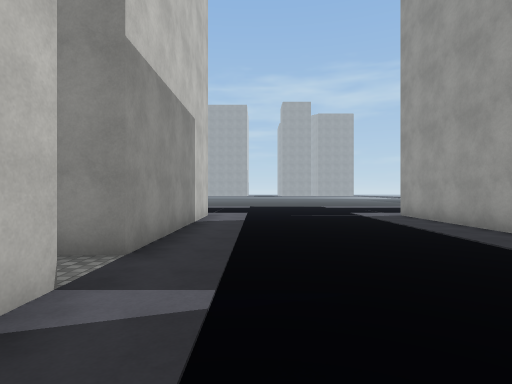
View 1 (above)

24 first-person views from a walk through a scene from a Unity 3-D project. The camera is 1.5 m above the floor, looks level and sees 80° across. The floor is counted in squares, 2 m on a side. Each view is taken from the middle of a square. On the plan, view 1 faces up. The plan holds only what a view shows up to about 10 squares ahead; the rest is blank. The place goes on beyond the plan. Some animated figures are not drawn. Some surface patterns are stand-ins.

View 2
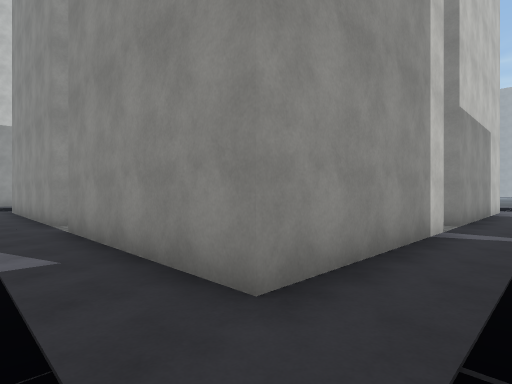

View 3
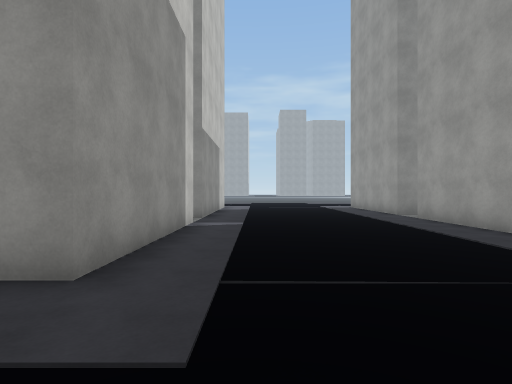

View 4
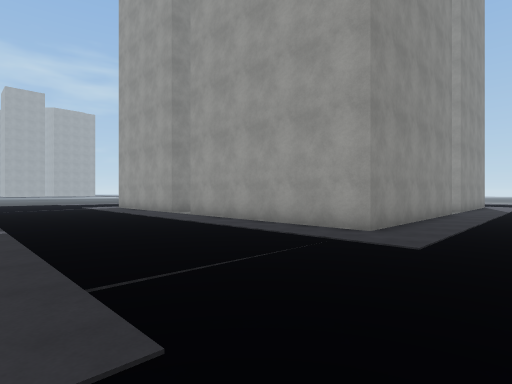

View 5
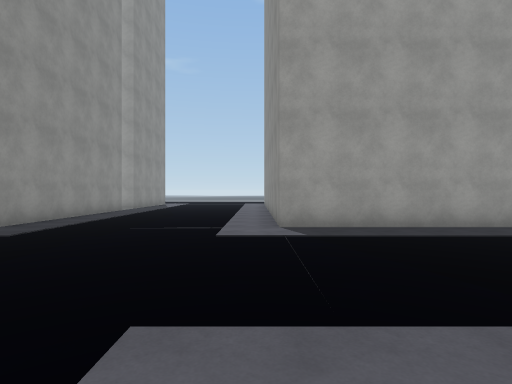

View 6
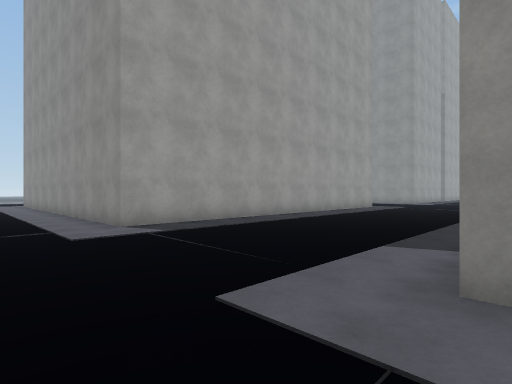

View 7
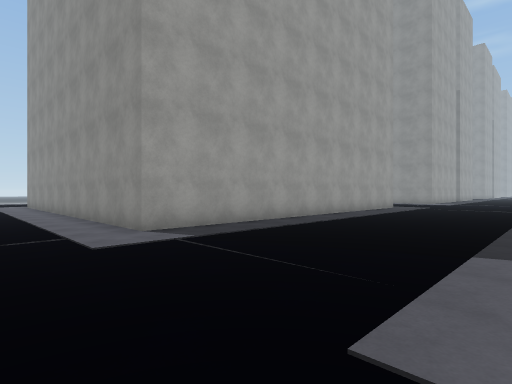

View 8
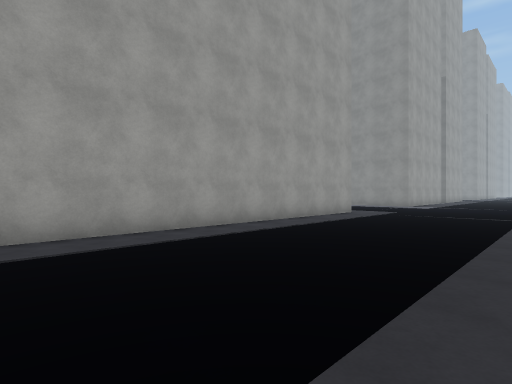

View 9
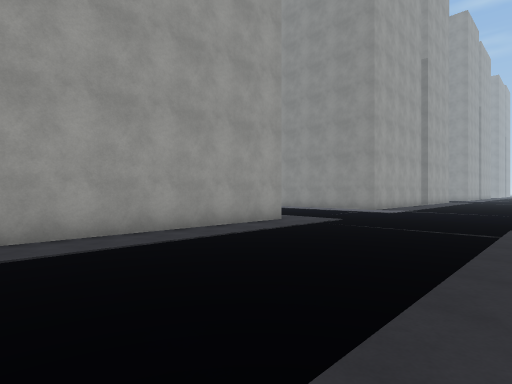

View 10
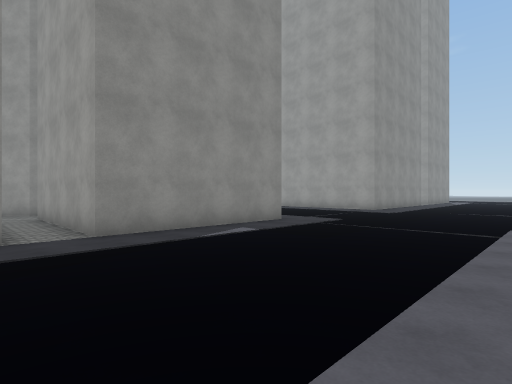

View 11
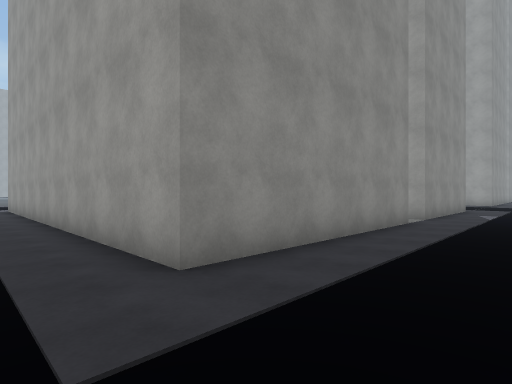

View 12
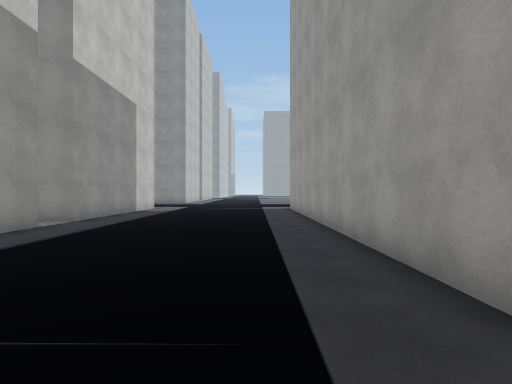

View 13
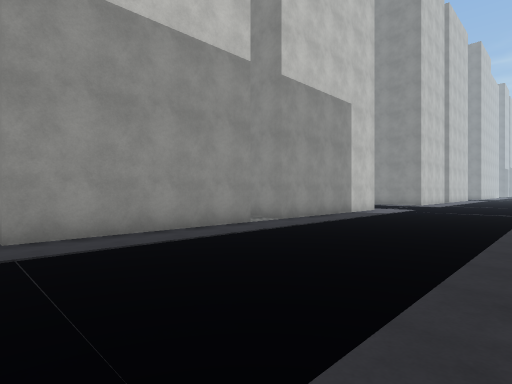

View 14
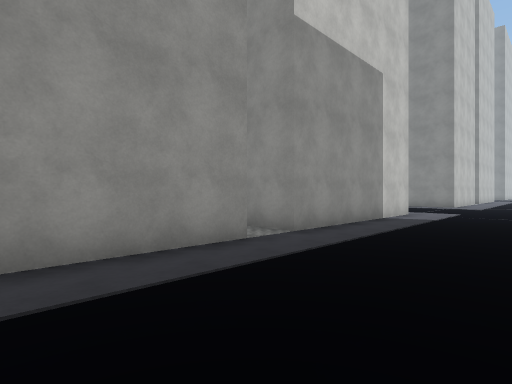

View 15
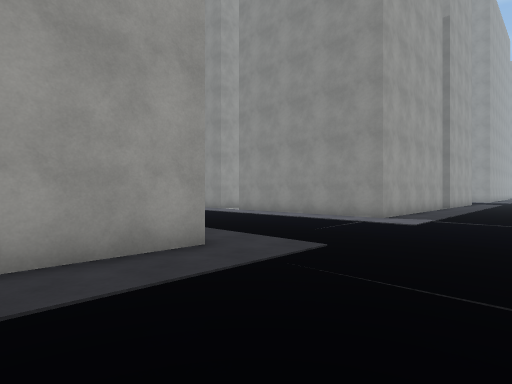

View 16
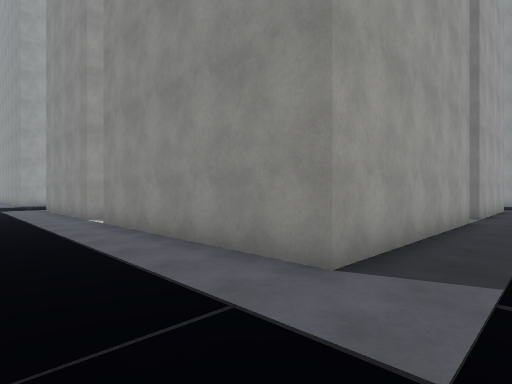

View 17
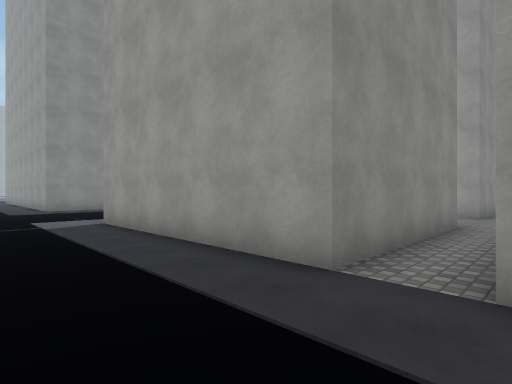

View 18
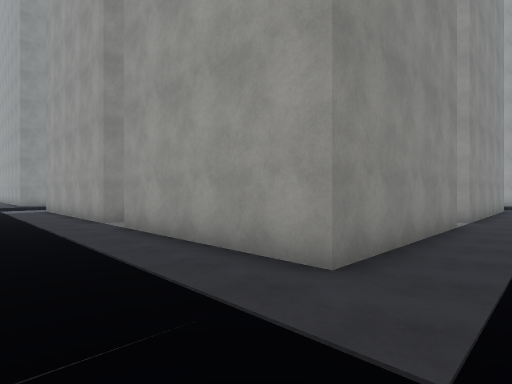

View 19
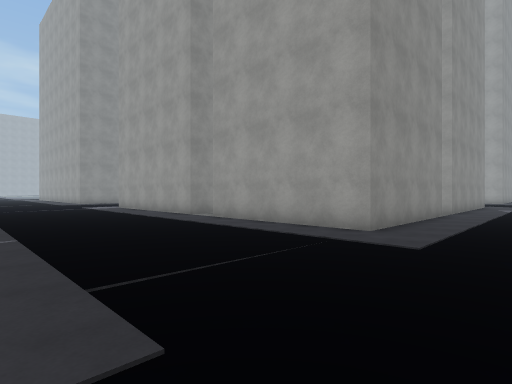

View 20
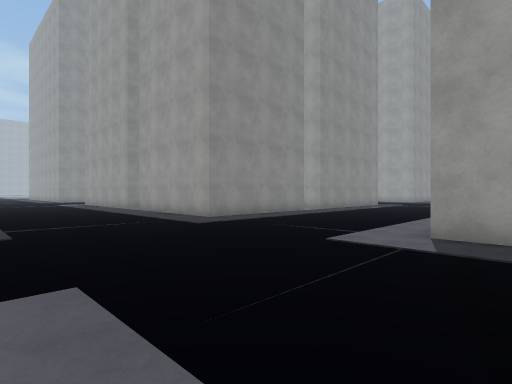

View 21
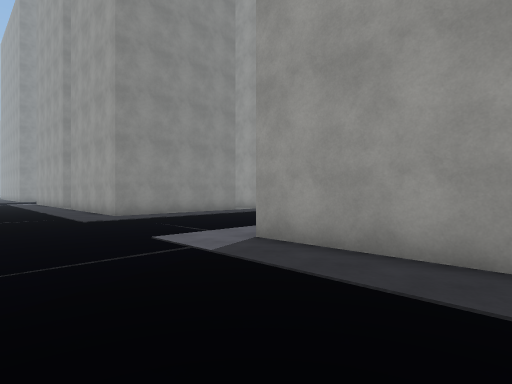

View 22
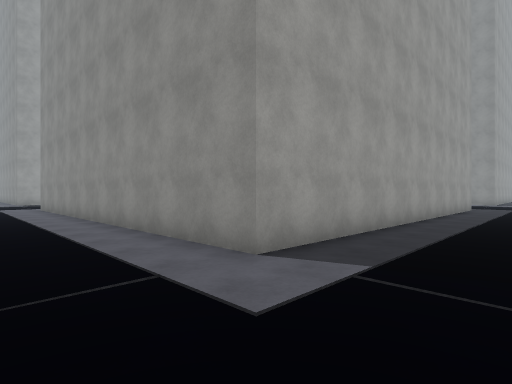

View 23
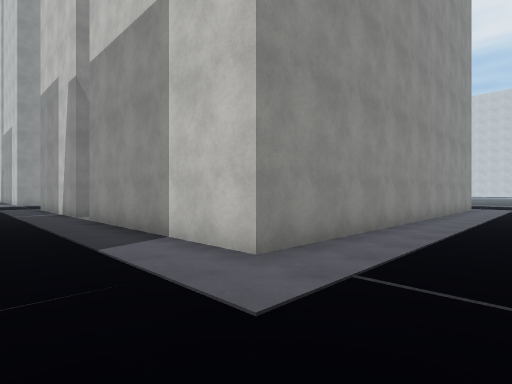

View 24
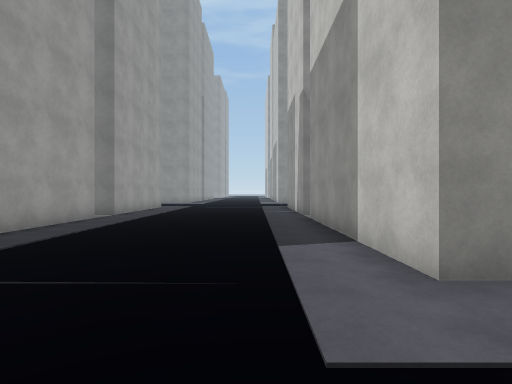

### Floor plan
Key: @ floor where view 1 was taken; # wall or solid block; . floor; O other object.
Columns run from 20 left of view 1 to 9 right of it. Each row starts with its distance up from view 1.
 10  ...               ......
  9 O.....            O......#
  8 O......O          O......#
  7 O......O          O......#
  6 O......O          O......#
  5 O......O          O......#
  4 O......O     OO   O.......
  3 .......O     ..   .......O
  2 #......O     .#   #......O
  1 #... ..O     .#   #......O
  0 #... ..O     .#   #.@....O
 -1 #.. ...O     .#   #..  ..O
 -2 #.. ...OOOOOO.#####......OOOOO
 -3  .. ..........................
 -4      .........................
 -5      ......      ............
 -6     ........     ............
 -7     ..........................
 -8     .................  .......
 -9     ...OOOOOO.#####......OOOOO
-10     ...O           ......O
-11   .....O           ......O
-12   .....O           ......O
-13   .....O           ......O
-14   .....OOOOOO.#### ......O
-15   ..............   ......O
-16   .....#           ......O
-17   .....#           ......O
-18  ......#           ......O
-19  ......#           ......O
-20  ......#####.#####  .....O
-21  .................  ......
-22  ..............     ......
-23  . ........         .....
-24     ........        ....
-25  ..  ..................
-26  .....................
-27  .. ...OOOOOOOOOOOO...
-28  .   ..O          O..  ..
-29      ..O          O.. ...O
-30    . ..O          O......O
-31      ..O          O......O
-32      ..O          O......O
-33      ..O          ........
-34      ..O          #......#

Where each view was taken, in squares from view 1:
view 1: 0 up, 0 right, facing up
view 2: 4 down, 0 right, facing up-left
view 3: 5 down, 0 right, facing up
view 4: 5 down, 1 left, facing up-right
view 5: 8 down, 2 left, facing right
view 6: 6 down, 2 left, facing down-right
view 7: 6 down, 1 left, facing down-right
view 8: 10 down, 1 left, facing down-right
view 9: 14 down, 1 left, facing down-right
view 10: 8 down, 8 left, facing up-right
view 11: 5 down, 15 left, facing up-right
view 12: 4 down, 15 left, facing up
view 13: 3 down, 14 left, facing up-left
view 14: 1 down, 16 left, facing up-left
view 15: 0 up, 17 left, facing down-right
view 16: 6 down, 15 left, facing down-right
view 17: 16 down, 16 left, facing up-right
view 18: 22 down, 16 left, facing up-right
view 19: 23 down, 19 left, facing up-right
view 20: 28 down, 19 left, facing up-right
view 21: 30 down, 17 left, facing up-right
view 22: 24 down, 16 left, facing down-right
view 23: 24 down, 1 right, facing down-left
view 24: 24 down, 0 right, facing down
